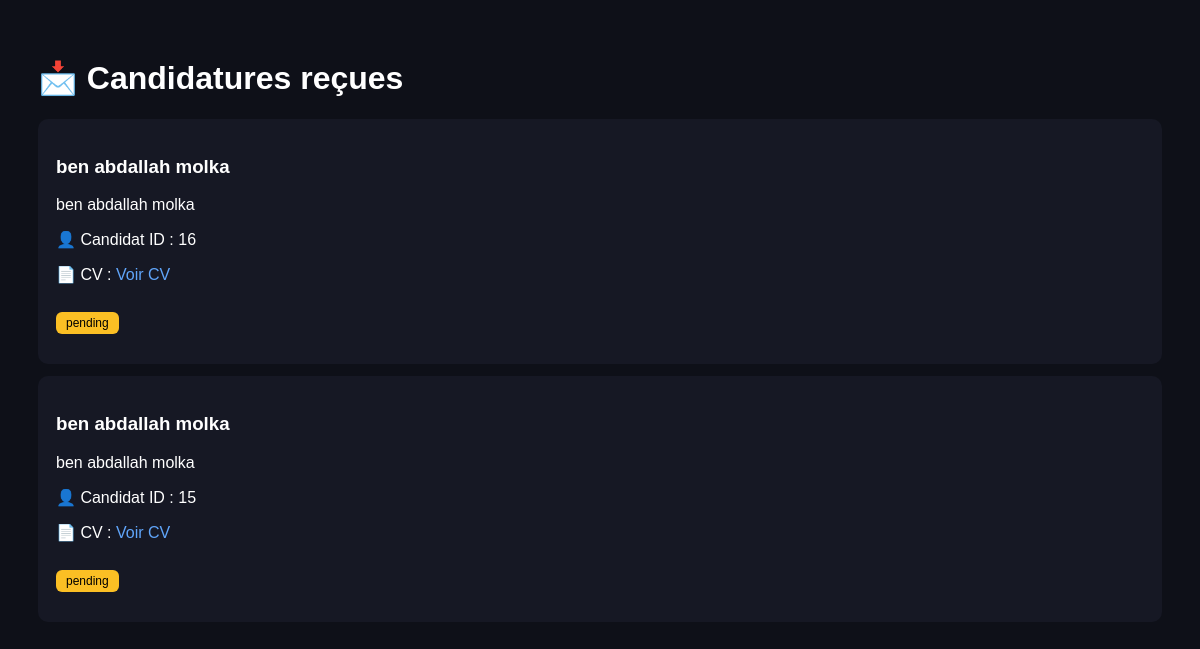
Screenshot of /candidatures_recues.php (signed in) with the database file from the repository.
### tables this page shows
CREATE TABLE `applications` (
  `id` int(11) NOT NULL,
  `user_id` int(11) NOT NULL,
  `job_id` int(11) NOT NULL,
  `cv` varchar(255) DEFAULT NULL,
  `cover_letter` text DEFAULT NULL,
  `has_experience` tinyint(1) DEFAULT 0,
  `experience_years` varchar(20) DEFAULT NULL,
  `availability` varchar(100) DEFAULT NULL,
  `status` varchar(20) DEFAULT 'pending',
  `created_at` timestamp NOT NULL DEFAULT current_timestamp()
);

CREATE TABLE `jobs` (
  `id` int(11) NOT NULL,
  `title` varchar(255) DEFAULT NULL,
  `company` varchar(255) DEFAULT NULL,
  `salary` varchar(100) DEFAULT NULL,
  `salary_max` varchar(100) DEFAULT NULL,
  `city` varchar(100) DEFAULT NULL,
  `description` text DEFAULT NULL,
  `created_at` timestamp NOT NULL DEFAULT current_timestamp(),
  `status` varchar(20) DEFAULT 'pending',
  `user_id` int(11) DEFAULT NULL,
  `contract_type` varchar(50) DEFAULT NULL,
  `category` varchar(100) DEFAULT NULL,
  `experience_level` varchar(100) DEFAULT NULL,
  `recruiter_type` varchar(50) DEFAULT NULL,
  `external_apply` tinyint(1) DEFAULT 0,
  `external_url` text DEFAULT NULL,
  `questions` longtext DEFAULT NULL,
  `company_id` int(11) DEFAULT NULL
);

### candidatures_recues.php (the view, shortened to what this page needs)
<?php
include "config.php";
$recruiter_id = $_SESSION["user_id"];
$stmt = $pdo->prepare("
    SELECT
        a.*,
        j.title AS job_title,
        j.company,
        j.user_id AS recruiter_id
    FROM applications a
    JOIN jobs j ON a.job_id = j.id
    WHERE j.user_id = ?
    ORDER BY a.id DESC
");
$stmt->execute([$recruiter_id]);
$applications = $stmt->fetchAll();
?>
<!DOCTYPE html>
<html>
<head>
</head>
<body>
<div class="container">
<h1>📩 Candidatures reçues</h1>
<?php if(count($applications) > 0): ?>
    <?php foreach($applications as $app): ?>
        <div class="card">
            <h3><?= htmlspecialchars($app["job_title"]) ?></h3>
            <p><?= htmlspecialchars($app["company"]) ?></p>
            <p>
                👤 Candidat ID : <?= $app["user_id"] ?>
            </p>
            <p>
                📄 CV :
                <a class="cv" href="uploads/<?= $app["cv"] ?>" target="_blank">
                    Voir CV
                </a>
            </p>
            <p class="status">
                <?= $app["status"] ?>
            </p>
        </div>
    <?php endforeach; ?>
<?php else: ?>
    <p>Aucune candidature reçue.</p>
<?php endif; ?>
</div>
</body>
</html>

### candidatures_recues.php (style rules this page uses)
body { background:#0e1018; color:white; font-family:Arial; }
.container { padding:30px; }
.card { background:#161824; padding:18px; margin-bottom:12px; border-radius:10px; }
.cv { color:#60a5fa; text-decoration:none; }
.status { padding:4px 10px; border-radius:6px; font-size:12px; background:#fbbf24; color:black; display:inline-block; }

### rows the page displays
applications: job.title "ben abdallah molka", job.company "ben abdallah molka", user "16", status "pending"
applications: job.title "ben abdallah molka", job.company "ben abdallah molka", user "15", status "pending"
